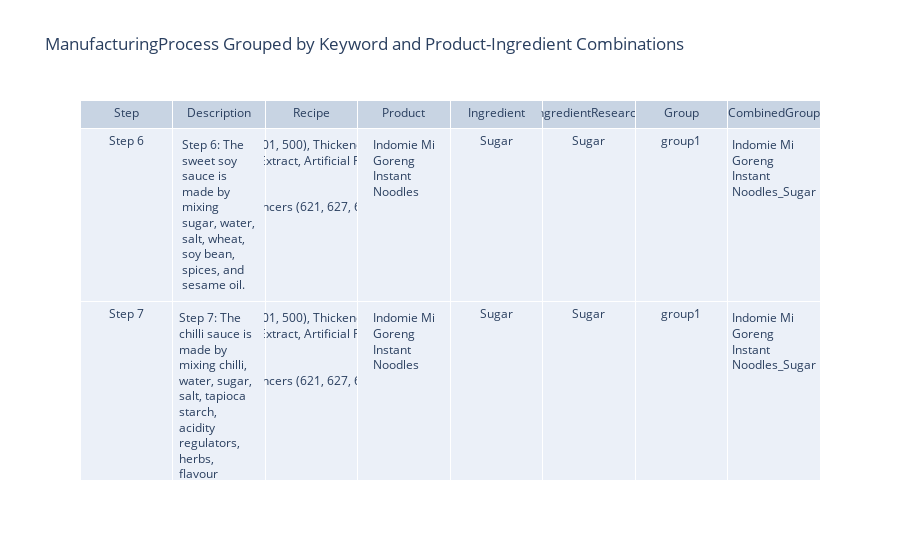

The cell this chart's notebook holds for it:
### Code cell
import pandas as pd
import plotly.graph_objects as go

query = """
MATCH (r:Recipe)-[:HAS_MANUFACTURING_PROCESS]->(mp:ManufacturingProcess)
MATCH (p:Product)-[:HAS_RECIPE]->(r)
MATCH (r)-[:USES_INGREDIENT]->(i:Ingredient)
MATCH (i)-[:HAS_RESEARCH]->(z:IngredientResearch)
RETURN mp.Step AS ManufacturingProcessStep, 
       mp.Description AS ManufacturingProcessDescription,
       r.ingredients_orig AS Recipe, 
       p.name AS Product,
       i.name AS Ingredient,
       z.ingredient_name AS IngredientResearch
"""

# Retrieve data from Neo4j
with driver.session() as session:
    result = session.run(query)
    neo4j_data = [record.data() for record in result]

# Create DataFrame from neo4j_data
df = pd.DataFrame(neo4j_data)

# Define keyword groups
keyword_groups = {
    'group1': ['water', 'sugar'],
    'group2': ['water', 'and']
}

# Function to check if a description contains all keywords in a group
def check_keywords(description, keywords):
    return all(kw.lower() in str(description).lower() for kw in keywords) if pd.notnull(description) else False

# Create a function to assign group
def assign_group(description):
    for group_name, keywords in keyword_groups.items():
        if check_keywords(description, keywords):
            return group_name
    return None

# Apply the function to create the Group column
df['Group'] = df['ManufacturingProcessDescription'].apply(assign_group)

# Create a function to assign combined group
def assign_combined_group(row):
    return f"{row['Product']}_{row['Ingredient']}" if pd.notnull(row['Product']) and pd.notnull(row['Ingredient']) else None

# Apply the function to create the CombinedGroup column
df['CombinedGroup'] = df.apply(assign_combined_group, axis=1)

# Filter rows that belong to any group
filtered_df = df.dropna(subset=['Group', 'CombinedGroup'])

# create the Plotly table
fig_data = [go.Table(
    header=dict(values=['Step', 'Description', 'Recipe', 'Product', 'Ingredient', 'IngredientResearch','Group', 'CombinedGroup']),
    cells=dict(values=[filtered_df['ManufacturingProcessStep'], 
                       filtered_df['ManufacturingProcessDescription'], 
                       filtered_df['Recipe'], 
                       filtered_df['Product'],
                       filtered_df['Ingredient'],
                       filtered_df['IngredientResearch'],
                       filtered_df['Group'],
                       filtered_df['CombinedGroup']])
)]

# set up layout
fig_layout = go.Layout(
    title='ManufacturingProcess Grouped by Keyword and Product-Ingredient Combinations'
)

fig = go.Figure(data=fig_data, layout=fig_layout)
fig.show()

### Figure 1 — Plotly figure (JSON) as saved in the notebook; plotly's stock layout.template omitted (floating-point values rounded to 4 significant figures; data arrays with more than 128 entries replaced by an {"elided": "..."} marker saying what was removed)
{"data": [{"cells": {"values": {"elided": "8x134 str values"}}, "header": {"values": ["Step", "Description", "Recipe", "Product", "Ingredient", "IngredientResearch", "Group", "CombinedGroup"]}, "type": "table"}], "layout": {"title": {"text": "ManufacturingProcess Grouped by Keyword and Product-Ingredient Combinations"}}}
